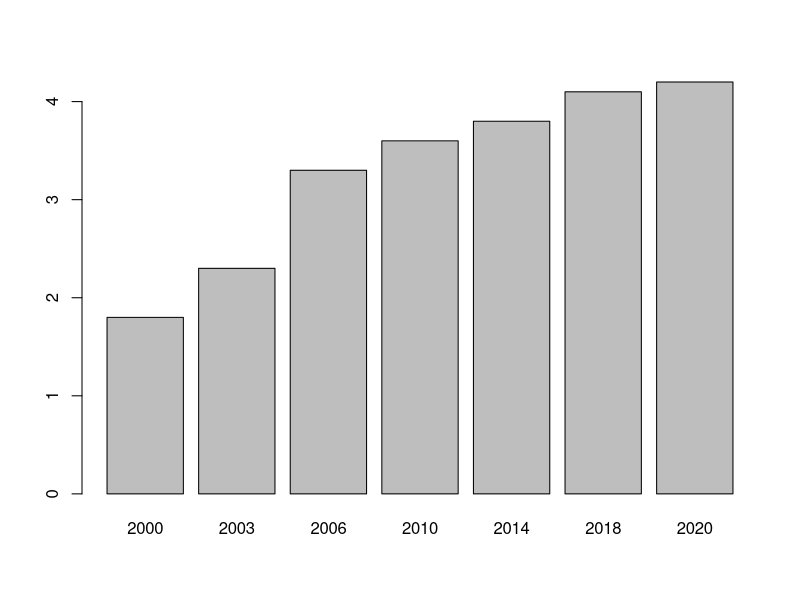
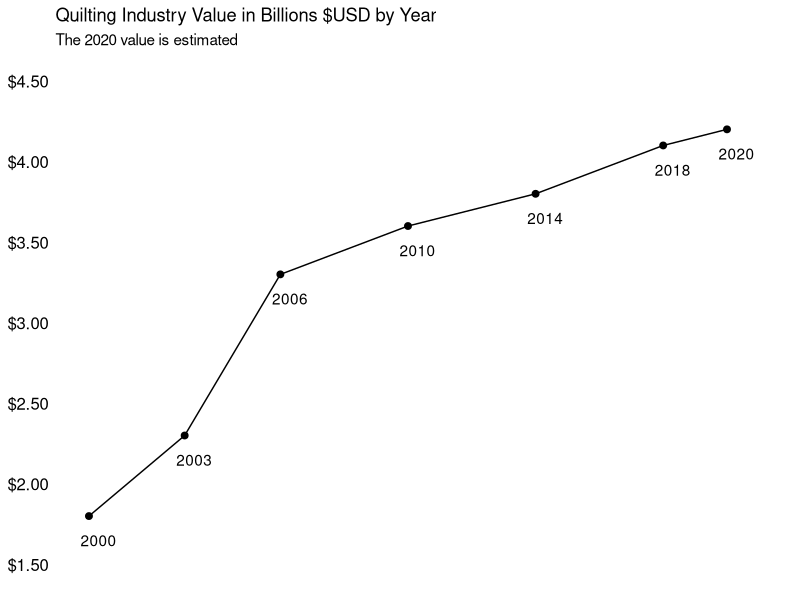

R code for these plots, in order:
## ---- chunk 1
#create a dataframe from two vectors and print the dataframe
team   = c("A", "B", "C")
profit = c(45,63,47)
df     = data.frame(team, profit)
print(df)
## ---- chunk 2
# create two variables with values, store the sum in a third variable, and print the third variable
v1 = 5
v2 = 4
v3 = v1 + v2
print(v3)
## ---- chunk 3
#| echo: false
#| warning: false

# create two variables with values, store the sum in a third variable, and print the third variable
v1 = 5
v2 = 4
v3 = v1 + v2
print(v3)
## ---- chunk 4
#create the input data

#store the two data vectors
year <-c(2000,2003,2006,2010,2014,2018,2020)
value<-c(1.8,2.3,3.3,3.6,3.8,4.1,4.2)

#simple chart
#create a default bar chart with only default settings
barplot(value, names=year)

#line chart
#use the ggplot2 library for added functionality and options
library(ggplot2)

#store the data in a dataframe
df<-data.frame(year,value)

ggplot(df, aes(x=year, y=value)) + 
  geom_line()+
  geom_point(colour = "#000000", size = 2)+
  scale_x_continuous(breaks = seq(2000, 2020, by = 4), limits = c(2000,2021))+
  scale_y_continuous(labels=scales::dollar_format(), breaks = seq(0, 5, by = 0.5), limits = c(1.5,4.5))+
  theme_minimal()+
  theme(
        axis.title.x     = element_blank(),
        axis.title.y     = element_blank(),
        panel.grid.major = element_blank(), 
        panel.grid.minor = element_blank(),
        axis.text.x      = element_blank(),
        axis.text.y      = element_text(face="plain", color="#000000", size=12, angle=0)
        )+
  geom_text(
        label=year,
        nudge_x=0.3, 
        nudge_y=-0.15,
        check_overlap=T
       )+
  labs(title="Quilting Industry Value in Billions $USD by Year",
       subtitle="The 2020 value is estimated"
       )




